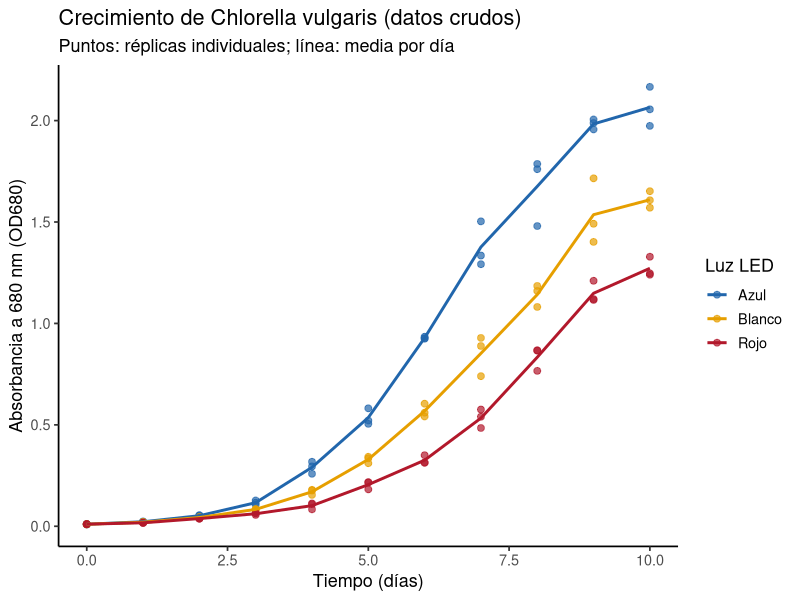
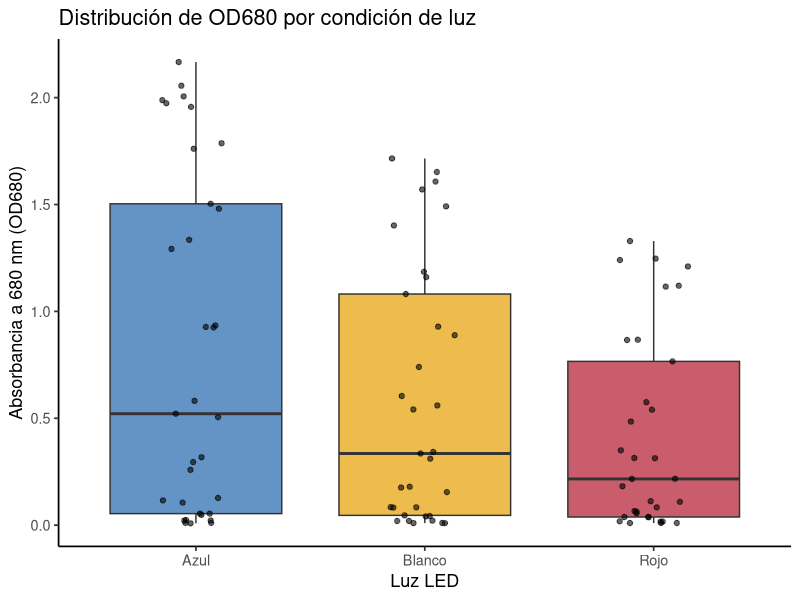
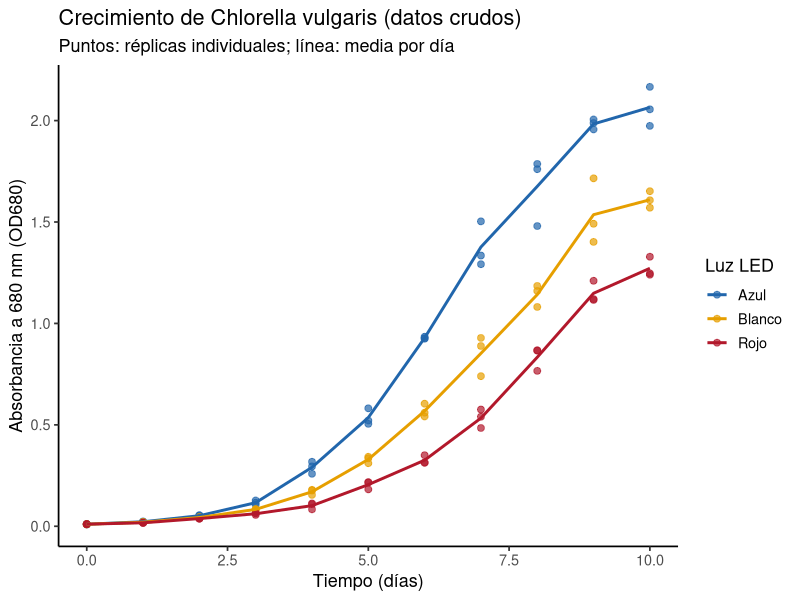
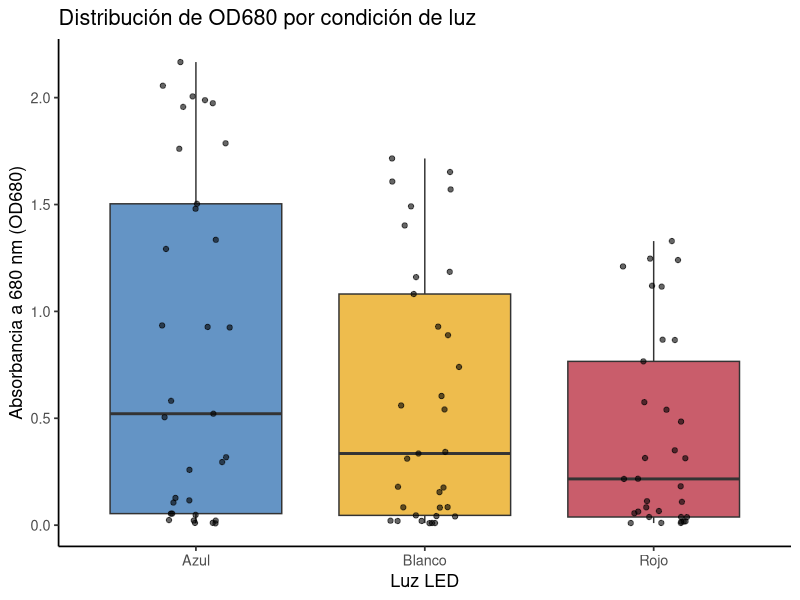

The R source for these figures, in order:
# ==========================================================================
# 01. Contexto y toma de datos: crecimiento de Chlorella vulgaris
# ==========================================================================
# Autor: Dr. José Juan Torres Martínez
# Docente de Ciencias Químicas
# Universidad Autónoma de San Luis Potosí (UASLP)
# México
#
# Material académico para estudiantes
# Serie "Aprende R" — Lección 01
#
# Descripción: Primera lección de la serie. Se presenta el experimento
#   (crecimiento de Chlorella vulgaris bajo luz LED azul, blanca
#   (control) y roja), se leen
#   los datos tal como se registraron en el laboratorio (archivo
#   datos_chlorella_ancho.csv), se ordenan en R (datos ordenados o
#   "tidy data") y se hace un primer análisis exploratorio: resumen por
#   grupo, valores faltantes y gráficas iniciales. Los datos ordenados se
#   guardan para la Lección 02.
#
# Objetivos de aprendizaje:
#   - Describir un experimento: variables, unidades y réplicas.
#   - Leer datos de un archivo con read_csv().
#   - Pasar los datos del formato ancho (libreta de laboratorio) al
#     formato largo (tidy data) con pivot_longer().
#   - Resumir los datos por grupo (media, desviación estándar).
#   - Explorar los datos con gráficas antes de analizarlos.
#
# Datos: archivo datos_chlorella_ancho.csv, con las mediciones de
#   absorbancia (OD680) registradas en el laboratorio. Los valores son
#   simulados con fines didácticos, con magnitudes realistas.
# ==========================================================================

# --------------------------------------------------------------------------
# 1. Cargar paquetes
# --------------------------------------------------------------------------
library(tidyverse)

# --------------------------------------------------------------------------
# 2. El experimento (contexto)
# --------------------------------------------------------------------------
# Pregunta: ¿La luz LED azul o la luz LED roja produce un mayor crecimiento
#   de la microalga Chlorella vulgaris, comparadas con el control con luz
#   blanca?
#
# Diseño:
#   - Organismo: Chlorella vulgaris (microalga verde).
#   - Tratamientos: luz LED azul, luz LED blanca (control) y luz LED
#     roja (3 condiciones).
#   - Réplicas: 3 cultivos independientes por condición (n = 3).
#   - Duración: 10 días, con una medición diaria.
#   - Variable medida: absorbancia a 680 nm (OD680), que es proporcional
#     a la densidad celular. En la práctica, las muestras con OD680 mayor
#     a 1.0 se diluyen antes de medir.
#
# Variables:
#   - dia: día del cultivo (0 a 10).
#   - luz: condición de luz (Azul, Blanco o Rojo).
#   - replica: número de réplica (1, 2 o 3).
#   - OD680: absorbancia a 680 nm (sin unidades).

# --------------------------------------------------------------------------
# 3. Leer los datos tal como se registraron en el laboratorio
# --------------------------------------------------------------------------
# El archivo viene en formato ANCHO, como en la libreta o la hoja de
# cálculo: una fila por día y una columna por réplica. Así NO se analizan
# bien en R; primero hay que ordenarlos (sección 4).

datos_ancho <- read_csv("datos_chlorella_ancho.csv", show_col_types = FALSE)

print(datos_ancho)

# --------------------------------------------------------------------------
# 4. Ordenar los datos (tidy data, formato largo)
# --------------------------------------------------------------------------
# Regla de los datos ordenados ("tidy data"):
#   - Cada variable es una columna.
#   - Cada observación es una fila.
#   - Cada valor es una celda.
# Con pivot_longer() pasamos del formato ancho al formato largo.

datos <- datos_ancho %>%
  pivot_longer(
    cols = -dia,
    names_to = c("luz", "replica"),
    names_sep = "_R",
    values_to = "OD680"
  ) %>%
  mutate(replica = as.integer(replica))

print(datos)

# --------------------------------------------------------------------------
# 5. Primer análisis: resumen por día y condición
# --------------------------------------------------------------------------
resumen <- datos %>%
  group_by(dia, luz) %>%
  summarise(
    n        = n(),
    media_OD = mean(OD680),
    de_OD    = sd(OD680),
    min_OD   = min(OD680),
    max_OD   = max(OD680),
    .groups = "drop"
  )

print(resumen)

# --------------------------------------------------------------------------
# 6. Revisión de calidad: valores faltantes y valores fuera de rango
# --------------------------------------------------------------------------
# ¿Hay valores faltantes? (debe ser 0)
print(sum(is.na(datos$OD680)))

# ¿Hay valores fuera de rango? (OD680 debe estar entre 0 y 3)
print(filter(datos, OD680 < 0 | OD680 > 3))

# --------------------------------------------------------------------------
# 7. Exploración gráfica (antes de analizar, hay que mirar los datos)
# --------------------------------------------------------------------------
# Gráfica 1: OD680 contra el tiempo; puntos = réplicas, línea = media.
grafica_puntos <- ggplot(datos, aes(x = dia, y = OD680, color = luz)) +
  geom_point(size = 2, alpha = 0.7) +
  geom_line(
    data = resumen,
    aes(x = dia, y = media_OD, group = luz),
    linewidth = 1
  ) +
  scale_color_manual(
    values = c("Azul" = "#2166ac", "Blanco" = "#E69F00", "Rojo" = "#b2182b")
  ) +
  labs(
    x = "Tiempo (días)",
    y = "Absorbancia a 680 nm (OD680)",
    color = "Luz LED",
    title = "Crecimiento de Chlorella vulgaris (datos crudos)",
    subtitle = "Puntos: réplicas individuales; línea: media por día"
  ) +
  theme_classic(base_size = 13)

print(grafica_puntos)

# Gráfica 2: distribución de OD680 por condición de luz (caja y puntos).
grafica_caja <- ggplot(datos, aes(x = luz, y = OD680, fill = luz)) +
  geom_boxplot(alpha = 0.7) +
  geom_jitter(width = 0.15, size = 1.5, alpha = 0.6) +
  scale_fill_manual(
    values = c("Azul" = "#2166ac", "Blanco" = "#E69F00", "Rojo" = "#b2182b")
  ) +
  labs(
    x = "Luz LED",
    y = "Absorbancia a 680 nm (OD680)",
    title = "Distribución de OD680 por condición de luz"
  ) +
  theme_classic(base_size = 13) +
  theme(legend.position = "none")

print(grafica_caja)

# --------------------------------------------------------------------------
# 8. Guardar los datos ordenados para la Lección 02
# --------------------------------------------------------------------------
write_csv(datos, "datos_chlorella.csv")

# --------------------------------------------------------------------------
# 9. Exportar las gráficas
# --------------------------------------------------------------------------
# Todas las gráficas de la lección se guardan como archivos PNG en alta
# resolución (300 dpi), listas para un informe o una presentación.
ggsave("01_exploracion_puntos.png", grafica_puntos,
       width = 18, height = 12, units = "cm", dpi = 300)
ggsave("01_exploracion_caja.png", grafica_caja,
       width = 16, height = 12, units = "cm", dpi = 300)

# --------------------------------------------------------------------------
# Interpretación: Gráfica 1 (OD680 contra el tiempo)
# --------------------------------------------------------------------------
# - Eje X: tiempo, en días (0 a 10). Es el tiempo desde que se inició el
#   cultivo.
# - Eje Y: absorbancia a 680 nm (OD680), adimensional (no tiene unidades:
#   es una medida de cuánta luz absorbe el cultivo, y crece cuando hay más
#   células). Un OD680 de 0 significa cultivo casi sin células; un OD680
#   de 2 significa un cultivo denso.
# - Lo que se aprecia: los puntos (cada réplica) suben con el tiempo y la
#   línea (la media por día) también sube. La curva azul sube más rápido
#   y llega más alto; la blanca (control, luz blanca) queda en medio y
#   la roja queda abajo. Al principio (días 0-1) las tres están casi en
#   cero; después se separan.
# - Qué significa: el cultivo crece con el tiempo. La luz azul produce
#   más crecimiento que el control con luz blanca, y la luz roja produce
#   menos que el control.
#
# Interpretación: Gráfica 2 (distribución de OD680 por luz)
# --------------------------------------------------------------------------
# - Eje X: condición de luz (Azul, Blanco o Rojo). No es una cantidad,
#   son tres grupos.
# - Eje Y: absorbancia a 680 nm (OD680), adimensional, igual que arriba.
# - Lo que se aprecia: cada caja resume todas las mediciones de un
#   tratamiento. La línea dentro de la caja es la mediana (el valor del
#   medio). La caja cubre el 50% central de los datos. Los puntos son las
#   mediciones. La caja azul está más arriba que la blanca (control) y
#   la roja está más abajo: la azul tiene los valores mayores, la blanca
#   queda en medio y la roja los menores.
# - Qué significa: en conjunto, la luz azul da valores de OD680 más altos
#   que el control con luz blanca, y la luz roja da valores más bajos que
#   el control. La dispersión (el ancho de la caja y de los puntos)
#   muestra que los valores varían entre días y réplicas, lo cual es
#   normal porque el cultivo crece con el tiempo.

# --------------------------------------------------------------------------
# Qué aprendimos
# --------------------------------------------------------------------------
# - Los datos se toman en el laboratorio como mediciones (OD680 por
#   día y por réplica) y se ordenan en formato tidy para poder analizarlos.
# - Antes de analizar, hay que mirar los datos: un gráfico de puntos contra
#   el tiempo muestra el crecimiento, y un gráfico de caja compara los
#   tratamientos.
# - La OD680 es adimensional y crece cuando hay más células; por eso sirve
#   para seguir el crecimiento del cultivo.
# - La luz azul produce más crecimiento que el control con luz blanca, y
#   la luz roja produce menos que el control.

# --------------------------------------------------------------------------
# Qué sigue (Lección 02)
# --------------------------------------------------------------------------
# En la Lección 02 tomaremos este archivo (datos_chlorella.csv),
# convertiremos la OD680 a densidad celular (células/mL) con la
# calibración, calcularemos la velocidad específica de crecimiento (mu)
# A PARTIR DE LOS DATOS, y graficaremos la curva de crecimiento.
